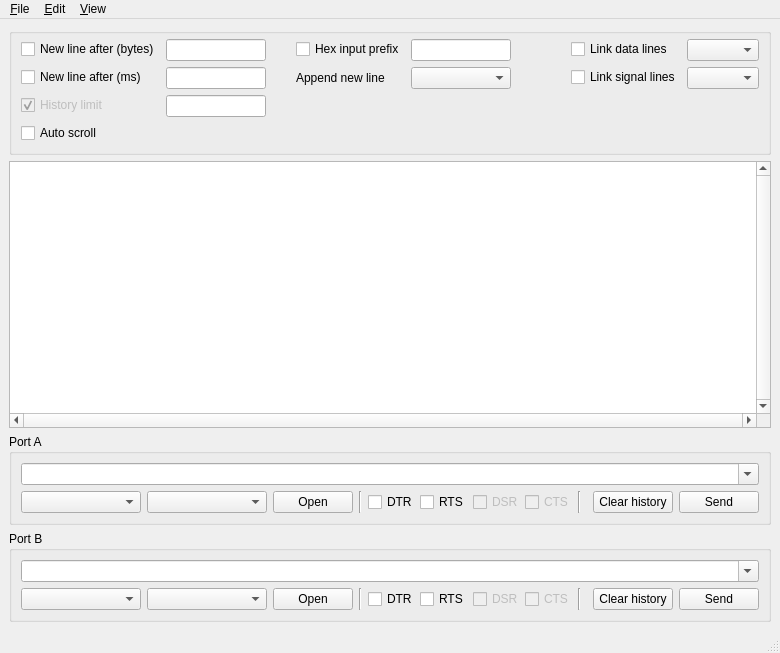
<?xml version="1.0" encoding="UTF-8"?>
<ui version="4.0">
 <class>MainWindow</class>
 <widget class="QMainWindow" name="MainWindow">
  <property name="enabled">
   <bool>true</bool>
  </property>
  <property name="geometry">
   <rect>
    <x>0</x>
    <y>0</y>
    <width>780</width>
    <height>653</height>
   </rect>
  </property>
  <property name="minimumSize">
   <size>
    <width>780</width>
    <height>600</height>
   </size>
  </property>
  <property name="windowTitle">
   <string>MainWindow</string>
  </property>
  <widget class="QWidget" name="centralwidget">
   <layout class="QVBoxLayout" name="verticalLayout_2">
    <item>
     <widget class="QGroupBox" name="groupBox">
      <property name="sizePolicy">
       <sizepolicy hsizetype="Preferred" vsizetype="Fixed">
        <horstretch>0</horstretch>
        <verstretch>0</verstretch>
       </sizepolicy>
      </property>
      <property name="title">
       <string/>
      </property>
      <layout class="QHBoxLayout" name="horizontalLayout_6">
       <property name="topMargin">
        <number>5</number>
       </property>
       <item>
        <layout class="QHBoxLayout" name="horizontalLayout" stretch="0,0,0">
         <property name="sizeConstraint">
          <enum>QLayout::SetFixedSize</enum>
         </property>
         <item>
          <layout class="QFormLayout" name="formLayout_3">
           <item row="0" column="0">
            <widget class="QCheckBox" name="cbNewlineAfterBytes">
             <property name="text">
              <string>New line after (bytes)</string>
             </property>
            </widget>
           </item>
           <item row="0" column="1">
            <widget class="QLineEdit" name="txtNewlineAfterBytes">
             <property name="maximumSize">
              <size>
               <width>100</width>
               <height>16777215</height>
              </size>
             </property>
            </widget>
           </item>
           <item row="1" column="0">
            <widget class="QCheckBox" name="cbNewlineAfterDuration">
             <property name="text">
              <string>New line after (ms)</string>
             </property>
            </widget>
           </item>
           <item row="1" column="1">
            <widget class="QLineEdit" name="txtNewlineAfterDuration">
             <property name="maximumSize">
              <size>
               <width>100</width>
               <height>16777215</height>
              </size>
             </property>
            </widget>
           </item>
           <item row="3" column="0">
            <widget class="QCheckBox" name="cbAutoScroll">
             <property name="text">
              <string>Auto scroll</string>
             </property>
            </widget>
           </item>
           <item row="2" column="0">
            <widget class="QCheckBox" name="cbLimitHistory">
             <property name="enabled">
              <bool>false</bool>
             </property>
             <property name="text">
              <string>History limit</string>
             </property>
             <property name="checkable">
              <bool>true</bool>
             </property>
             <property name="checked">
              <bool>true</bool>
             </property>
            </widget>
           </item>
           <item row="2" column="1">
            <widget class="QLineEdit" name="txtHistoryCap">
             <property name="maximumSize">
              <size>
               <width>100</width>
               <height>16777215</height>
              </size>
             </property>
            </widget>
           </item>
          </layout>
         </item>
         <item>
          <layout class="QFormLayout" name="formLayout_4">
           <item row="0" column="0">
            <widget class="QCheckBox" name="cbHexInputPrefix">
             <property name="text">
              <string>Hex input prefix</string>
             </property>
            </widget>
           </item>
           <item row="0" column="1">
            <widget class="QLineEdit" name="txtHexInputPrefix">
             <property name="maximumSize">
              <size>
               <width>100</width>
               <height>16777215</height>
              </size>
             </property>
            </widget>
           </item>
           <item row="1" column="1">
            <widget class="QComboBox" name="cbbAppendNewline">
             <property name="maximumSize">
              <size>
               <width>100</width>
               <height>16777215</height>
              </size>
             </property>
            </widget>
           </item>
           <item row="1" column="0">
            <widget class="QLabel" name="label">
             <property name="text">
              <string>Append new line</string>
             </property>
            </widget>
           </item>
          </layout>
         </item>
         <item>
          <layout class="QFormLayout" name="formLayout">
           <item row="0" column="0">
            <widget class="QCheckBox" name="cbLinkDataLines">
             <property name="text">
              <string>Link data lines</string>
             </property>
            </widget>
           </item>
           <item row="0" column="1">
            <layout class="QHBoxLayout" name="horizontalLayout_7">
             <item>
              <widget class="QComboBox" name="cbbLinkdataLines">
               <property name="maximumSize">
                <size>
                 <width>100</width>
                 <height>16777215</height>
                </size>
               </property>
              </widget>
             </item>
            </layout>
           </item>
           <item row="1" column="0">
            <widget class="QCheckBox" name="cbLinkSignalLines">
             <property name="text">
              <string>Link signal lines</string>
             </property>
            </widget>
           </item>
           <item row="1" column="1">
            <layout class="QHBoxLayout" name="horizontalLayout_8">
             <item>
              <widget class="QComboBox" name="cbbLinkSignalLines">
               <property name="maximumSize">
                <size>
                 <width>100</width>
                 <height>16777215</height>
                </size>
               </property>
              </widget>
             </item>
            </layout>
           </item>
          </layout>
         </item>
        </layout>
       </item>
      </layout>
     </widget>
    </item>
    <item>
     <widget class="QTableView" name="historyTable">
      <property name="font">
       <font/>
      </property>
      <property name="contextMenuPolicy">
       <enum>Qt::DefaultContextMenu</enum>
      </property>
      <property name="verticalScrollBarPolicy">
       <enum>Qt::ScrollBarAlwaysOn</enum>
      </property>
      <property name="horizontalScrollBarPolicy">
       <enum>Qt::ScrollBarAlwaysOn</enum>
      </property>
      <property name="autoScroll">
       <bool>true</bool>
      </property>
      <property name="editTriggers">
       <set>QAbstractItemView::NoEditTriggers</set>
      </property>
      <property name="alternatingRowColors">
       <bool>true</bool>
      </property>
      <property name="selectionBehavior">
       <enum>QAbstractItemView::SelectRows</enum>
      </property>
      <property name="verticalScrollMode">
       <enum>QAbstractItemView::ScrollPerPixel</enum>
      </property>
      <property name="horizontalScrollMode">
       <enum>QAbstractItemView::ScrollPerPixel</enum>
      </property>
      <property name="showGrid">
       <bool>false</bool>
      </property>
      <property name="gridStyle">
       <enum>Qt::NoPen</enum>
      </property>
      <property name="wordWrap">
       <bool>false</bool>
      </property>
      <property name="cornerButtonEnabled">
       <bool>false</bool>
      </property>
     </widget>
    </item>
    <item>
     <widget class="QGroupBox" name="groupBoxA">
      <property name="title">
       <string>Port A</string>
      </property>
      <layout class="QGridLayout" name="gridLayout_2">
       <item row="0" column="0">
        <layout class="QVBoxLayout" name="verticalLayout">
         <item>
          <widget class="QComboBox" name="cbbInputA">
           <property name="editable">
            <bool>true</bool>
           </property>
           <property name="maxVisibleItems">
            <number>20</number>
           </property>
          </widget>
         </item>
         <item>
          <layout class="QHBoxLayout" name="horizontalLayout_2">
           <item>
            <widget class="QComboBox" name="cbPortsA">
             <property name="minimumSize">
              <size>
               <width>120</width>
               <height>0</height>
              </size>
             </property>
             <property name="maximumSize">
              <size>
               <width>120</width>
               <height>16777215</height>
              </size>
             </property>
            </widget>
           </item>
           <item>
            <widget class="QComboBox" name="cbBaudA">
             <property name="minimumSize">
              <size>
               <width>120</width>
               <height>0</height>
              </size>
             </property>
             <property name="maximumSize">
              <size>
               <width>120</width>
               <height>16777215</height>
              </size>
             </property>
            </widget>
           </item>
           <item>
            <widget class="QPushButton" name="btnOpenA">
             <property name="maximumSize">
              <size>
               <width>100</width>
               <height>16777215</height>
              </size>
             </property>
             <property name="text">
              <string>Open</string>
             </property>
            </widget>
           </item>
           <item>
            <layout class="QHBoxLayout" name="horizontalLayout_3">
             <item>
              <widget class="Line" name="line">
               <property name="orientation">
                <enum>Qt::Vertical</enum>
               </property>
              </widget>
             </item>
             <item>
              <widget class="QCheckBox" name="cbDtrA">
               <property name="maximumSize">
                <size>
                 <width>70</width>
                 <height>16777215</height>
                </size>
               </property>
               <property name="text">
                <string>DTR</string>
               </property>
              </widget>
             </item>
             <item>
              <widget class="QCheckBox" name="cbRtsA">
               <property name="maximumSize">
                <size>
                 <width>70</width>
                 <height>16777215</height>
                </size>
               </property>
               <property name="text">
                <string>RTS</string>
               </property>
              </widget>
             </item>
             <item>
              <widget class="QCheckBox" name="cbDsrA">
               <property name="enabled">
                <bool>false</bool>
               </property>
               <property name="maximumSize">
                <size>
                 <width>70</width>
                 <height>16777215</height>
                </size>
               </property>
               <property name="text">
                <string>DSR</string>
               </property>
              </widget>
             </item>
             <item>
              <widget class="QCheckBox" name="cbCtsA">
               <property name="enabled">
                <bool>false</bool>
               </property>
               <property name="maximumSize">
                <size>
                 <width>70</width>
                 <height>16777215</height>
                </size>
               </property>
               <property name="text">
                <string>CTS</string>
               </property>
              </widget>
             </item>
            </layout>
           </item>
           <item>
            <widget class="Line" name="line_2">
             <property name="orientation">
              <enum>Qt::Vertical</enum>
             </property>
            </widget>
           </item>
           <item>
            <widget class="QWidget" name="widget" native="true">
             <property name="sizePolicy">
              <sizepolicy hsizetype="Expanding" vsizetype="Preferred">
               <horstretch>0</horstretch>
               <verstretch>0</verstretch>
              </sizepolicy>
             </property>
            </widget>
           </item>
           <item>
            <widget class="QPushButton" name="btnClearHistoryA">
             <property name="maximumSize">
              <size>
               <width>100</width>
               <height>16777215</height>
              </size>
             </property>
             <property name="text">
              <string>Clear history</string>
             </property>
            </widget>
           </item>
           <item>
            <widget class="QPushButton" name="btnSendA">
             <property name="maximumSize">
              <size>
               <width>100</width>
               <height>16777215</height>
              </size>
             </property>
             <property name="text">
              <string>Send</string>
             </property>
            </widget>
           </item>
          </layout>
         </item>
        </layout>
       </item>
      </layout>
     </widget>
    </item>
    <item>
     <widget class="QGroupBox" name="groupBoxB">
      <property name="title">
       <string>Port B</string>
      </property>
      <layout class="QGridLayout" name="gridLayout_3">
       <item row="0" column="0">
        <layout class="QVBoxLayout" name="verticalLayout_3">
         <item>
          <widget class="QComboBox" name="cbbInputB">
           <property name="editable">
            <bool>true</bool>
           </property>
           <property name="maxVisibleItems">
            <number>20</number>
           </property>
          </widget>
         </item>
         <item>
          <layout class="QHBoxLayout" name="horizontalLayout_4">
           <item>
            <widget class="QComboBox" name="cbPortsB">
             <property name="minimumSize">
              <size>
               <width>120</width>
               <height>0</height>
              </size>
             </property>
             <property name="maximumSize">
              <size>
               <width>120</width>
               <height>16777215</height>
              </size>
             </property>
            </widget>
           </item>
           <item>
            <widget class="QComboBox" name="cbBaudB">
             <property name="minimumSize">
              <size>
               <width>120</width>
               <height>0</height>
              </size>
             </property>
             <property name="maximumSize">
              <size>
               <width>120</width>
               <height>16777215</height>
              </size>
             </property>
            </widget>
           </item>
           <item>
            <widget class="QPushButton" name="btnOpenB">
             <property name="maximumSize">
              <size>
               <width>100</width>
               <height>16777215</height>
              </size>
             </property>
             <property name="text">
              <string>Open</string>
             </property>
            </widget>
           </item>
           <item>
            <layout class="QHBoxLayout" name="horizontalLayout_5">
             <item>
              <widget class="Line" name="line_3">
               <property name="orientation">
                <enum>Qt::Vertical</enum>
               </property>
              </widget>
             </item>
             <item>
              <widget class="QCheckBox" name="cbDtrB">
               <property name="maximumSize">
                <size>
                 <width>70</width>
                 <height>16777215</height>
                </size>
               </property>
               <property name="text">
                <string>DTR</string>
               </property>
              </widget>
             </item>
             <item>
              <widget class="QCheckBox" name="cbRtsB">
               <property name="maximumSize">
                <size>
                 <width>70</width>
                 <height>16777215</height>
                </size>
               </property>
               <property name="text">
                <string>RTS</string>
               </property>
              </widget>
             </item>
             <item>
              <widget class="QCheckBox" name="cbDsrB">
               <property name="enabled">
                <bool>false</bool>
               </property>
               <property name="maximumSize">
                <size>
                 <width>70</width>
                 <height>16777215</height>
                </size>
               </property>
               <property name="text">
                <string>DSR</string>
               </property>
              </widget>
             </item>
             <item>
              <widget class="QCheckBox" name="cbCtsB">
               <property name="enabled">
                <bool>false</bool>
               </property>
               <property name="maximumSize">
                <size>
                 <width>70</width>
                 <height>16777215</height>
                </size>
               </property>
               <property name="text">
                <string>CTS</string>
               </property>
              </widget>
             </item>
            </layout>
           </item>
           <item>
            <widget class="Line" name="line_4">
             <property name="orientation">
              <enum>Qt::Vertical</enum>
             </property>
            </widget>
           </item>
           <item>
            <widget class="QWidget" name="widget_2" native="true">
             <property name="sizePolicy">
              <sizepolicy hsizetype="Expanding" vsizetype="Preferred">
               <horstretch>0</horstretch>
               <verstretch>0</verstretch>
              </sizepolicy>
             </property>
            </widget>
           </item>
           <item>
            <widget class="QPushButton" name="btnClearHistoryB">
             <property name="maximumSize">
              <size>
               <width>100</width>
               <height>16777215</height>
              </size>
             </property>
             <property name="text">
              <string>Clear history</string>
             </property>
            </widget>
           </item>
           <item>
            <widget class="QPushButton" name="btnSendB">
             <property name="maximumSize">
              <size>
               <width>100</width>
               <height>16777215</height>
              </size>
             </property>
             <property name="text">
              <string>Send</string>
             </property>
            </widget>
           </item>
          </layout>
         </item>
        </layout>
       </item>
      </layout>
     </widget>
    </item>
   </layout>
  </widget>
  <widget class="QMenuBar" name="menubar">
   <property name="geometry">
    <rect>
     <x>0</x>
     <y>0</y>
     <width>780</width>
     <height>22</height>
    </rect>
   </property>
   <widget class="QMenu" name="menu_Edit">
    <property name="title">
     <string>&amp;Edit</string>
    </property>
    <addaction name="actClearHistory"/>
    <addaction name="actCopySelection"/>
    <addaction name="actCopySelectionPayload"/>
   </widget>
   <widget class="QMenu" name="menu_File">
    <property name="title">
     <string>&amp;File</string>
    </property>
    <addaction name="actOpenFile"/>
    <addaction name="actSaveToFile"/>
    <addaction name="separator"/>
    <addaction name="actExit"/>
   </widget>
   <widget class="QMenu" name="menu_View">
    <property name="title">
     <string>&amp;View</string>
    </property>
    <addaction name="actResizeToFit"/>
   </widget>
   <addaction name="menu_File"/>
   <addaction name="menu_Edit"/>
   <addaction name="menu_View"/>
  </widget>
  <widget class="QStatusBar" name="statusbar"/>
  <action name="actClearHistory">
   <property name="text">
    <string>&amp;Clear history</string>
   </property>
  </action>
  <action name="actSaveToFile">
   <property name="text">
    <string>&amp;Save to file</string>
   </property>
  </action>
  <action name="actOpenFile">
   <property name="text">
    <string>&amp;Open file</string>
   </property>
  </action>
  <action name="actExit">
   <property name="text">
    <string>E&amp;xit</string>
   </property>
  </action>
  <action name="actResizeToFit">
   <property name="text">
    <string>&amp;Resize to fit</string>
   </property>
  </action>
  <action name="actCopySelection">
   <property name="text">
    <string>Copy selection</string>
   </property>
  </action>
  <action name="actCopySelectionPayload">
   <property name="text">
    <string>Copy selection payload</string>
   </property>
  </action>
  <action name="actShowHexa">
   <property name="checkable">
    <bool>true</bool>
   </property>
   <property name="text">
    <string>Show HEX column</string>
   </property>
  </action>
 </widget>
 <resources/>
 <connections/>
</ui>
